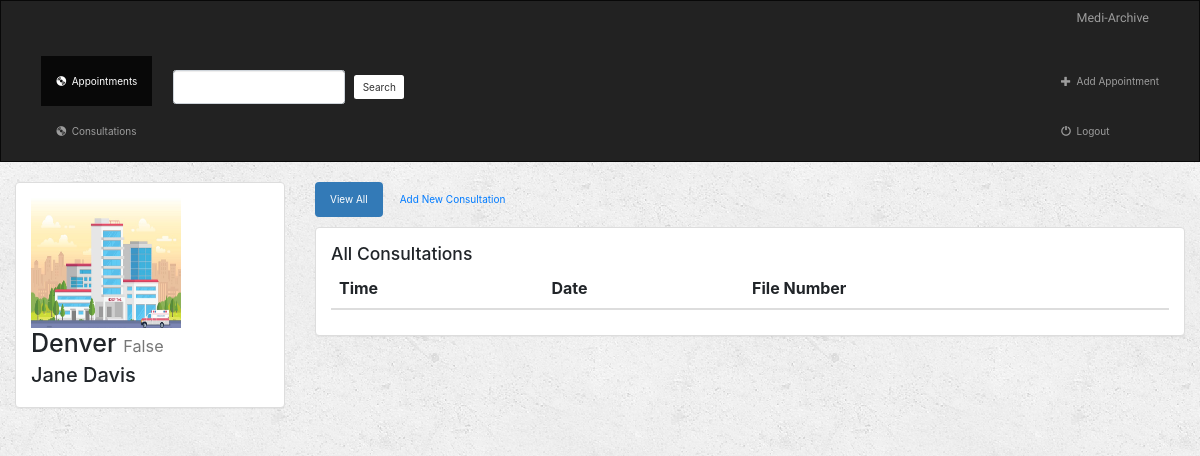
The page /the_user/9/ (signed in) on the database its author committed.
### the_user/models.py (models this page shows, shortened)
class Appointment(models.Model):
    user = models.ForeignKey(User, default=1, on_delete=models.CASCADE)
    date = models.CharField(max_length=20)
    patient_name = models.CharField(max_length=250)
    doctor = models.CharField(max_length=250)
    time = models.CharField(max_length=25)
    file_number = models.CharField(max_length=20)
    is_doctor = models.BooleanField(default=False)

### the_user/views.py (the view)
# urls.py: path('(?<pat_id>[0-9]+)/', views.detail, name='detail'),
def detail(request, appointment_id):
    if not request.user.is_authenticated:
        return render(request, 'the_user/login.html')
    else:
        user = request.user
        appointment = get_object_or_404(Appointment, pk=appointment_id)
        return render(request, 'the_user/detail.html', {'appointment': appointment, 'user': user})

### the_user/templates/the_user/detail.html (shortened to what this page needs)
{% extends 'the_user/base.html' %}
{% block appointments_active %}active{% endblock %}
{% block body %}
<div class="container-fluid consultations-container">
    <div class="row">
        <div class="col-sm-4 col-md-3">
            <div class="panel panel-default">
                <div class="panel-body">
                    <a href="{% url 'the_user:detail' appointment.id %}">
                        <img src="../../static/images/hospital.jpg" class="img-responsive" style="width: 150px; height: 130px;">
                    </a>
                    <h1>{{ appointment.doctor }} <small>{{ appointment.is_doctor }}</small></h1>
                    <h2>{{ appointment.patient_name }}</h2>
                </div>
            </div>
        </div>
        <div class="col-sm-8 col-md-9">
            <ul class="nav nav-pills" style="margin-bottom: 10px;">
                <li role="presentation" class="active"><a href="{% url 'the_user:detail' appointment.id %}">View All</a></li>
                <li role="presentation"><a href="{% url 'the_user:create_consultation' appointment.id %}">Add New Consultation</a></li>
            </ul>
            <div class="panel panel-default">
                <div class="panel-body">
                    <h3>All Consultations</h3>
                    <table class="table">
                        <thead>
                        <tr>
                            <th>Time</th>
                            <th>Date</th>
                            <th>File Number</th>
                        </tr>
                        </thead>
                    </table>
                </div>
            </div>
        </div>
    </div>
</div>
{% endblock %}

### MyDoc/static/MyDoc/css/main.css (style rules this page uses)
body { background: #f7f6f8; color: #333333; margin-top: 5rem; }
h1, h2, h3, h4, h5, h6 { color: #444444; }
ul { margin: 0; }

### MyDoc/static/MyDoc/css/index.css (style rules this page uses)
html { margin: 0; padding: 0; box-sizing: border-box; font-family: 'poppins', Sans-Serif; font-size: 16px; overflow-x: hidden; overflow-y: hidden; }
body { margin: 0; padding: 0; font-size: 16px; color: #333; overflow: auto; height: 100vh; overflow-x: hidden; }

### the_user/static/the_user/style.css (style rules this page uses)
body { background: white url("../images/background.png"); overflow: scroll; }

### rows shown on the page
Appointment: doctor "Denver", is_doctor "False", patient_name "Jane Davis"
